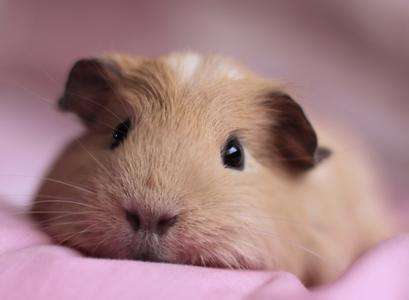
#> input picture timg.jpeg, 409 x 300 px
$ python 3-8.py   (older library calls are emulated)
#> lines starting #> are read from the running program, lines starting #| are printed output that depends on the picture
# -*- coding: utf-8 -*-
"""
Created on Wed Feb  1 13:19:10 2017

@author: luzhangqin
"""

import mahotas as mh
from mahotas.features import surf
#surf
image = mh.imread('timg.jpeg', as_grey = True)
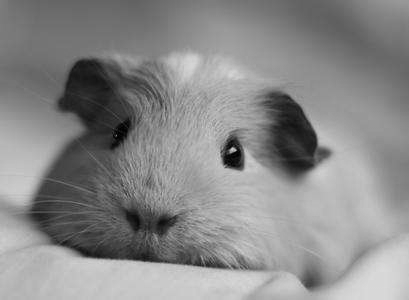
#> image: shape (300, 409) float32; min 0.57, max 219.2, mean 137.8
print('第一个SURF描述符：\n{}\n'.format(surf.surf(image)[0]))
#> (this line was passed over: mahotas is not available in this run)
print('抽取了%s个SURF描述符' %(len(surf.surf(image))))
#> (this line was passed over: mahotas is not available in this run)

$ run again, with mandrill.png saved as timg.jpeg
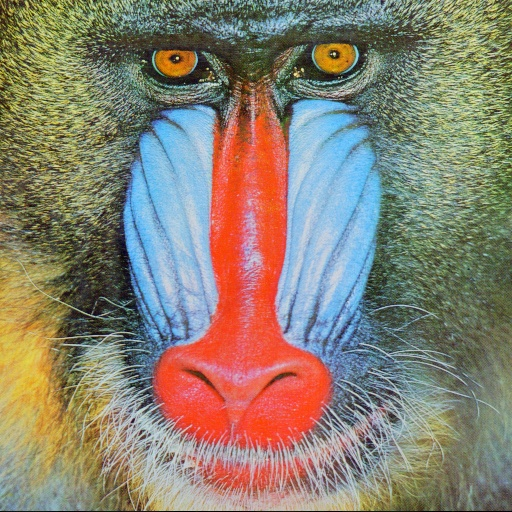
#> input picture mandrill.png, 512 x 512 px
#> `image = mh.imread('timg.jpeg', as_grey = True)`:
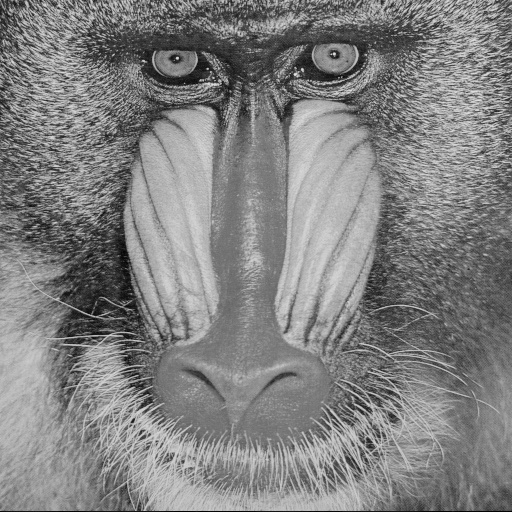
#> image: shape (512, 512) float32; min 0.299, max 230.8, mean 129.6
